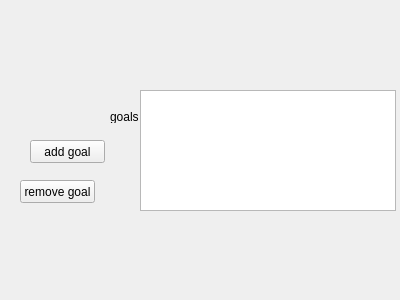
<?xml version="1.0" encoding="UTF-8"?>
<ui version="4.0">
 <class>widget</class>
 <widget class="QWidget" name="widget">
  <property name="geometry">
   <rect>
    <x>0</x>
    <y>0</y>
    <width>400</width>
    <height>300</height>
   </rect>
  </property>
  <property name="windowTitle">
   <string>Form</string>
  </property>
  <widget class="QLabel" name="label">
   <property name="geometry">
    <rect>
     <x>110</x>
     <y>110</y>
     <width>47</width>
     <height>13</height>
    </rect>
   </property>
   <property name="text">
    <string>goals</string>
   </property>
  </widget>
  <widget class="QListWidget" name="goalList">
   <property name="geometry">
    <rect>
     <x>140</x>
     <y>90</y>
     <width>256</width>
     <height>121</height>
    </rect>
   </property>
  </widget>
  <widget class="QPushButton" name="addgoal">
   <property name="geometry">
    <rect>
     <x>30</x>
     <y>140</y>
     <width>75</width>
     <height>23</height>
    </rect>
   </property>
   <property name="text">
    <string>add goal</string>
   </property>
  </widget>
  <widget class="QPushButton" name="removegoal">
   <property name="geometry">
    <rect>
     <x>20</x>
     <y>180</y>
     <width>75</width>
     <height>23</height>
    </rect>
   </property>
   <property name="text">
    <string>remove goal</string>
   </property>
  </widget>
 </widget>
 <resources/>
 <connections/>
</ui>
